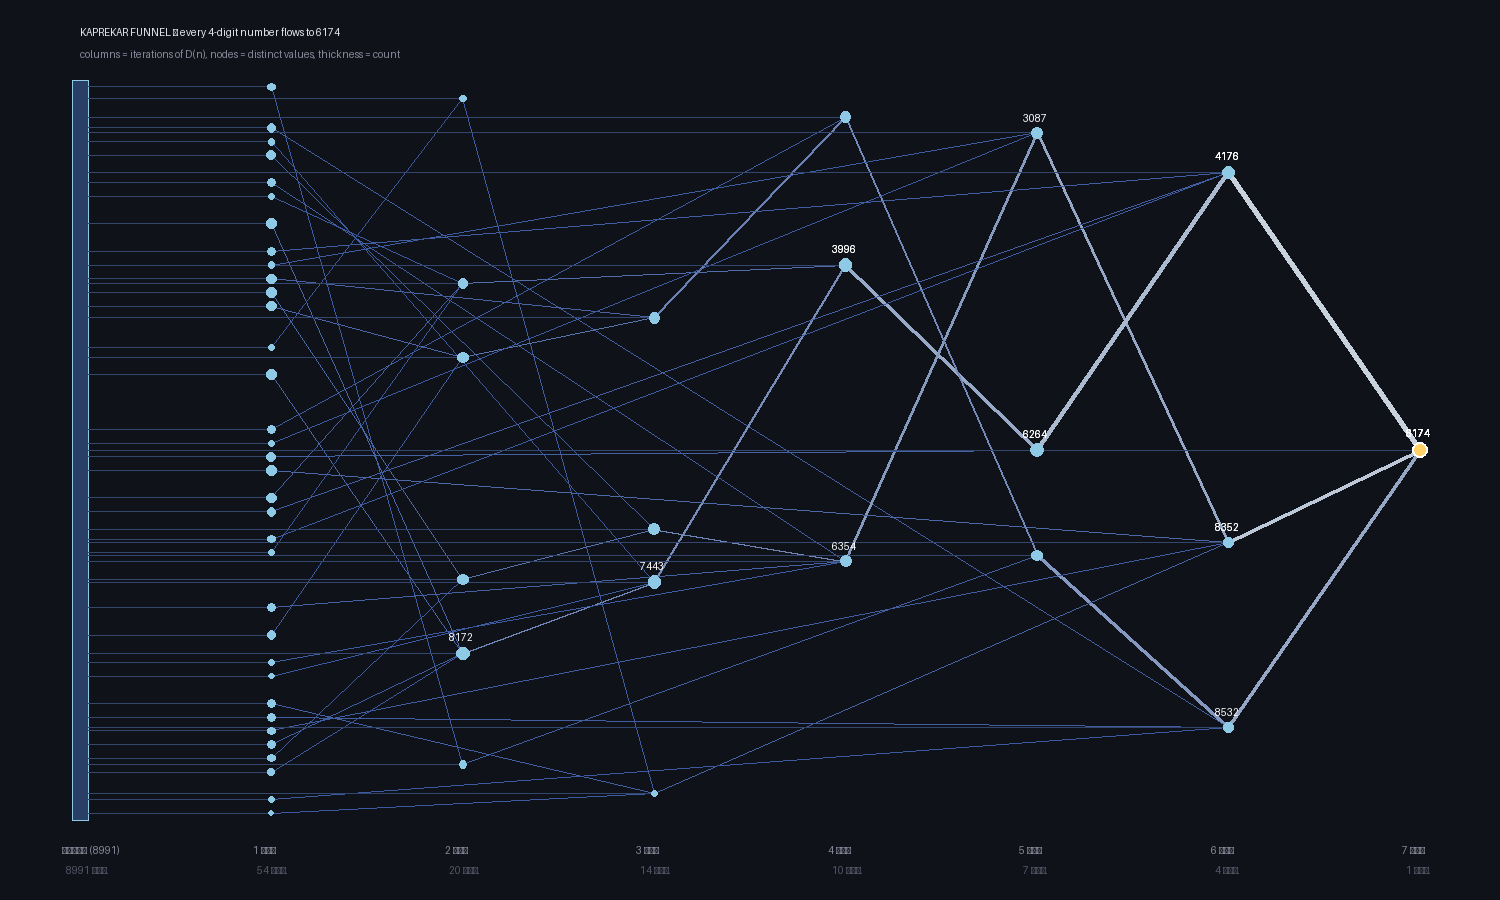

This figure's Python source:
"""kaprekar.py — доказательство константы Капрекара перебором + воронка.

Факт (Kaprekar, 1949): для любого 4-значного числа с неодинаковыми
цифрами итерация D(n) = desc(n) - asc(n) сходится к 6174 не более
чем за 7 шагов. Доказательство — исчерпывающее: 8991 кандидат,
все проверены. Воронка: колонки = глубина, узлы = различные значения
на этой глубине (размер = сколько чисел через них проходит),
рёбра = переход D(n) -> n'. Сильный вывод одной картинкой:
вся вселенная 4-значных чисел — река с одной дельтой.
"""

from collections import Counter, defaultdict

from PIL import Image, ImageDraw, ImageFont


def step(n):
    """D(n): цифры по убыванию минус по возрастанию, 4 позиции."""
    d = f'{n:04d}'
    return int(''.join(sorted(d, reverse=True))) - int(''.join(sorted(d)))


def depth(n):
    k, seen = 0, n
    while seen != 6174:
        seen = step(seen)
        k += 1
    return k


# ---------------- перебор: доказательство ---------------- #

cands = [n for n in range(1000, 10000) if len(set(f'{n:04d}')) > 1]
depths = {}
flows = []                        # цепочки значений для воронки
for n in cands:
    chain, m = [n], n
    while m != 6174:
        m = step(m)
        chain.append(m)
    depths[n] = len(chain) - 1
    flows.append(chain)

maxd = max(depths.values())
dist = Counter(depths.values())
levels = defaultdict(Counter)     # глубина -> {значение: число стекающих}
edges = Counter()                 # (a, b) -> поток
for chain in flows:
    for i, v in enumerate(chain):
        levels[i][v] += 1
        if i + 1 < len(chain):
            edges[(v, chain[i + 1])] += 1

# сходимость гарантирована завершением depth()/chain: цикл выходит
# только на 6174 — осталось проверить покрытие и глубину
ok = len(depths) == len(cands) and maxd <= 7
print(f'кандидатов: {len(cands)}, все -> 6174: {ok}')
print(f'макс. глубина: {maxd}')
print('распределение шагов:', dict(sorted(dist.items())))
print('узлов на уровнях:', {i: len(levels[i]) for i in sorted(levels)})

# ---------------- воронка ---------------- #

W, H, PAD = 1500, 900, 80
L = maxd + 1
im = Image.new('RGB', (W, H), '#10121a')
dr = ImageDraw.Draw(im)
try:
    fnt = ImageFont.truetype('DejaVuSans.ttf', 15)
    fnt_sm = ImageFont.truetype('DejaVuSans.ttf', 12)
except OSError:
    fnt = fnt_sm = ImageFont.load_default()

colw = (W - 2 * PAD) / maxd
col_x = {i: PAD + i * colw for i in range(L)}

# позиции узлов: внутри колонки по вертикали, отсортированы по значению;
# уровень 0 — не узлы а сплошная лента (8991 точку нарисовать нельзя)
pos = {}
rad = {}
vlevel = {}
for i in range(L):
    for v in levels[i]:
        vlevel[v] = i
    if i == 0:
        continue
    vals = sorted(levels[i])
    for j, v in enumerate(vals):
        y = PAD + (H - 2 * PAD) * (j + 0.5) / len(vals)
        pos[v] = (col_x[i], y)
        rad[v] = 2 + 9 * (levels[i][v] / len(cands)) ** 0.35

# лента уровня 0: площадь колонки = вся популяция
dr.rectangle([col_x[0] - 8, PAD, col_x[0] + 8, H - PAD],
             fill='#2a3f66', outline='#8ecae6')

# рёбра: полупрозрачные сегменты, толщина ~ поток; из уровня 0 —
# единый суммарный поток на каждый узел уровня 1 (иначе — стена)
maxfl = max(edges.values())
for (a, b), fl in edges.items():
    if vlevel[a] == 0:
        x1, y1 = col_x[0] + 8, pos[b][1]
        x2, y2 = pos[b]
        dr.line([x1, y1, x2, y2], fill=(50, 70, 110), width=1)
        continue
    x1, y1 = pos[a]
    x2, y2 = pos[b]
    w = 1 + 4 * fl / maxfl
    t = fl / maxfl
    col = (60 + int(140 * t), 90 + int(120 * t), 160 + int(60 * t))
    dr.line([x1, y1, x2, y2], fill=col, width=max(1, int(w)))

# узлы (уровни 1..maxd)
for i in range(1, L):
    for v, cnt in levels[i].items():
        x, y = pos[v]
        r = rad[v]
        sink = (v == 6174)
        c = '#ffd166' if sink else '#8ecae6'
        dr.ellipse([x - r, y - r, x + r, y + r], fill=c,
                   outline='#ffffff' if sink else None, width=2 if sink else 0)
        if v == 6174 or cnt > len(cands) * 0.06:
            dr.text((x - 14, y - r - 16), str(v), fill='#ffffff', font=fnt_sm)

# подписи колонок
for i in range(L):
    n_nodes = len(levels[i])
    lab = f'{i} шаг' if i else f'старт ({len(cands)})'
    dr.text((col_x[i] - 18, H - PAD + 24), lab, fill='#888899', font=fnt)
    dr.text((col_x[i] - 14, H - PAD + 44), f'{n_nodes} узл.',
            fill='#555566', font=fnt_sm)
dr.text((PAD, 26), 'KAPREKAR FUNNEL — every 4-digit number flows to 6174',
        fill='#e8e8f0', font=fnt)
dr.text((PAD, 48), 'columns = iterations of D(n), nodes = distinct values, '
                   'thickness = count', fill='#888899', font=fnt_sm)
im.save('math/kaprekar.png')
print('math/kaprekar.png')
print('VERDICT:', 'OK' if ok and maxd <= 7 else 'FAIL')
